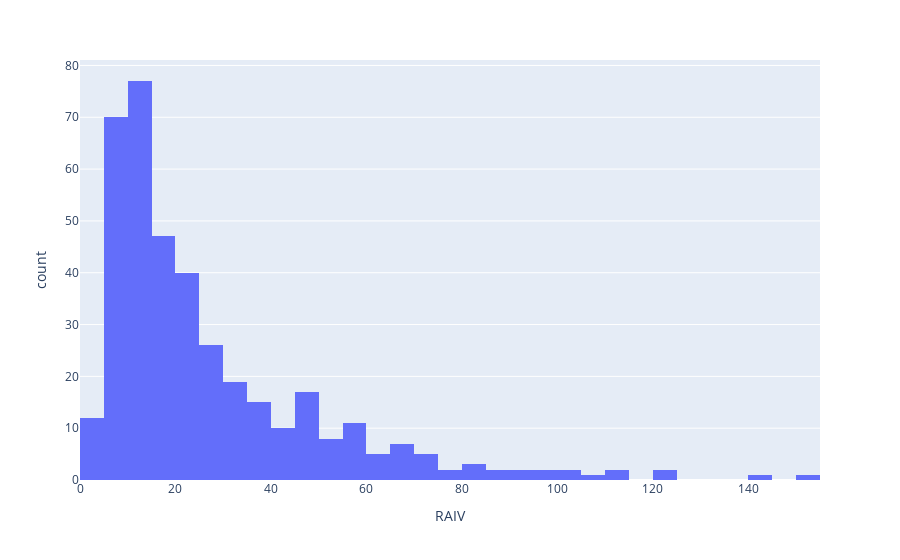

Write notebook code for a chart like this one.
### Code cell
# Raiv에 대한 histogram
import plotly.express as px

fig=px.histogram(merged_data_result, x='RAIV')
fig.show()

### Figure 1 — Plotly figure (JSON) as saved in the notebook; plotly's stock layout.template omitted (floating-point values rounded to 4 significant figures; data arrays with more than 128 entries replaced by an {"elided": "..."} marker saying what was removed)
{"data": [{"alignmentgroup": "True", "bingroup": "x", "hovertemplate": "RAIV=%{x}<br>count=%{y}<extra></extra>", "legendgroup": "", "marker": {"color": "#636efa", "pattern": {"shape": ""}}, "name": "", "offsetgroup": "", "orientation": "v", "showlegend": false, "type": "histogram", "x": {"elided": "389 float values"}, "xaxis": "x", "yaxis": "y"}], "layout": {"barmode": "relative", "legend": {"tracegroupgap": 0}, "margin": {"t": 60}, "xaxis": {"anchor": "y", "domain": [0, 1], "title": {"text": "RAIV"}}, "yaxis": {"anchor": "x", "domain": [0, 1], "title": {"text": "count"}}}}
